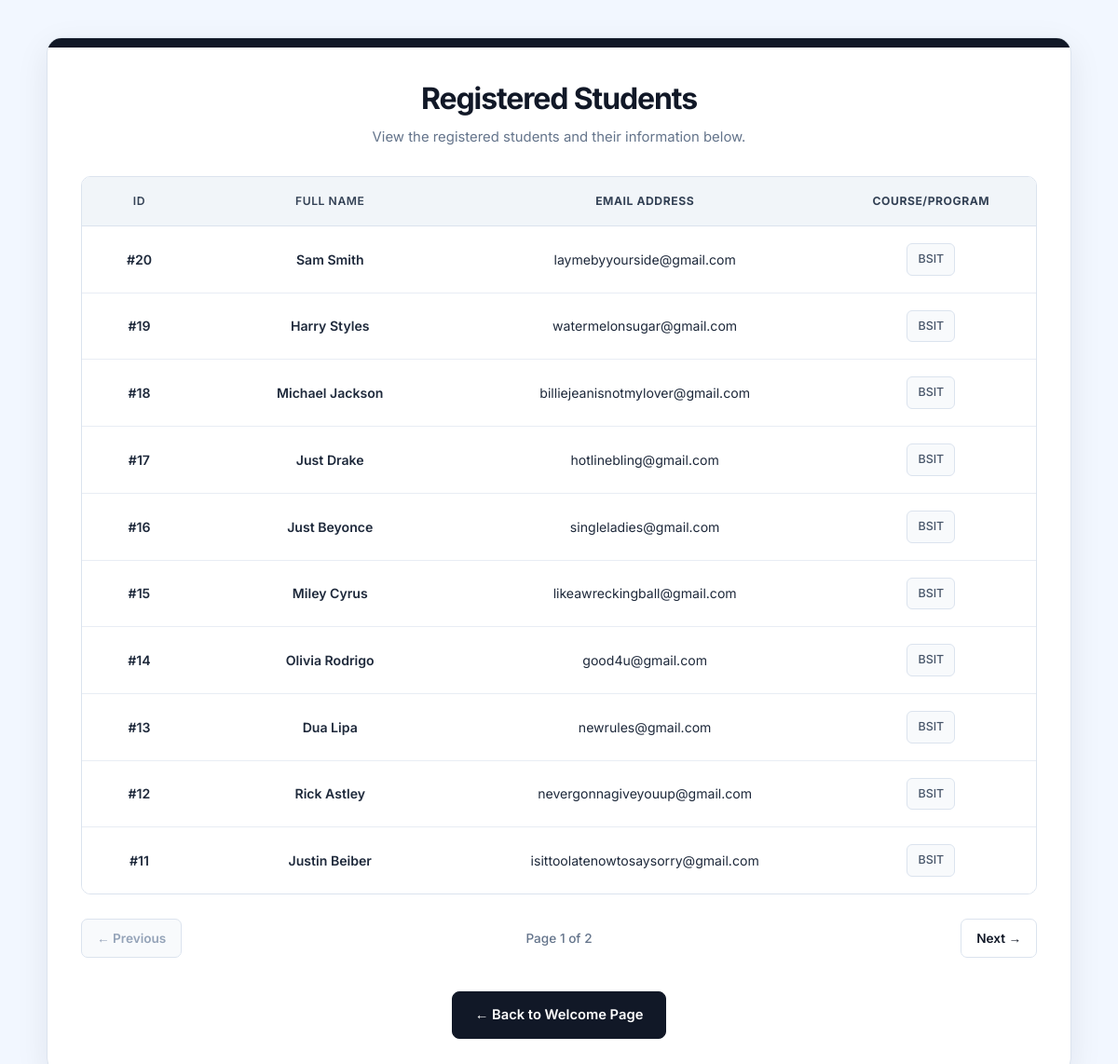
/dashboard/, run on the app's committed database.
### main/models.py (models this page shows, shortened)
class Student(models.Model):
    first_name = models.CharField(max_length=50)
    last_name = models.CharField(max_length=50)
    email = models.EmailField(unique=True)
    course = models.CharField(max_length=100)
    created_at = models.DateTimeField(auto_now_add=True)

### main/views.py (the view)
def home(request):
    student_list = Student.objects.all().order_by('-created_at')
    paginator = Paginator(student_list, 10)
    page_number = request.GET.get('page')
    students = paginator.get_page(page_number)
    return render(request, 'main/home.html', {'students': students})

### main/templates/main/home.html (shortened to what this page needs)
<!DOCTYPE html>
<html lang="en">
<head>
    <link href="https://cdn.jsdelivr.net/npm/bootstrap@5.3.3/dist/css/bootstrap.min.css"
          rel="stylesheet">
</head>
<body>
    <main class="dashboard-page">
        <section class="dashboard-card" aria-labelledby="dashboard-title">
            <div class="dashboard-card-accent"></div>
            <div class="dashboard-card-content">
                <header class="dashboard-header">
                    <h1 class="dashboard-title" id="dashboard-title">
                        Registered Students
                    </h1>
                    <p class="dashboard-subtitle">
                        View the registered students and their information below.
                    </p>
                </header>
                {% if students %}
                    <div class="dashboard-table-wrapper">
                        <table class="dashboard-table">
                            <thead>
                                <tr>
                                    <th class="dashboard-id">ID</th>
                                    <th class="dashboard-name">FULL NAME</th>
                                    <th class="dashboard-email">EMAIL ADDRESS</th>
                                    <th class="dashboard-course">COURSE/PROGRAM</th>
                                </tr>
                            </thead>
                            <tbody>
                                {% for student in students %}
                                    <tr>
                                        <td class="dashboard-id">
                                            {% if student.id < 10 %}
                                                #0{{ student.id }}
                                            {% else %}
                                                #{{ student.id }}
                                            {% endif %}
                                        </td>
                                        <td class="dashboard-name">
                                            {{ student.first_name }} {{ student.last_name }}
                                        </td>
                                        <td class="dashboard-email">
                                            {{ student.email }}
                                        </td>
                                        <td class="dashboard-course">
                                            <span class="dashboard-course-badge">
                                                {{ student.course }}
                                            </span>
                                        </td>
                                    </tr>
                                {% endfor %}
                            </tbody>
                        </table>
                    </div>
                    <nav class="dashboard-pagination" aria-label="Student pagination">
                        <div class="dashboard-pagination-start">
                            {% if students.has_previous %}
                                <a
                                    href="?page={{ students.previous_page_number }}"
                                    class="dashboard-page-link"
                                >
                                    &larr; Previous
                                </a>
                            {% else %}
                                <span class="dashboard-page-link dashboard-page-link-disabled"
                                      aria-disabled="true">
                                    &larr; Previous
                                </span>
                            {% endif %}
                        </div>
                        <span class="dashboard-page-info">
                            Page {{ students.number }} of {{ students.paginator.num_pages }}
                        </span>
                        <div class="dashboard-pagination-end">
                            {% if students.has_next %}
                                <a
                                    href="?page={{ students.next_page_number }}"
                                    class="dashboard-page-link"
                                >
                                    Next &rarr;
                                </a>
                            {% else %}
                                <span class="dashboard-page-link dashboard-page-link-disabled"
                                      aria-disabled="true">
                                    Next &rarr;
                                </span>
                            {% endif %}
                        </div>
                    </nav>
                {% endif %}
                <div class="dashboard-actions">
                    <a href="{% url 'welcome' %}" class="dashboard-back-button">
                        &larr; Back to Welcome Page
                    </a>
                </div>
            </div>
        </section>
    </main>
</body>
</html>

### main/templates/main/home.html (style rules this page uses)
:root { --dashboard-navy: #111827; --dashboard-background: #f2f7ff; --dashboard-white: #ffffff; --dashboard-text: #1e293b; --dashboard-muted: #64748b; --dashboard-border: #dbe3ee; --dashboard-header: #f1f5f9; }
* { box-sizing: border-box; }
body { margin: 0; min-height: 100vh; font-family: 'Inter', sans-serif; background: var(--dashboard-background); color: var(--dashboard-text); }
.dashboard-page { min-height: 100vh; display: flex; align-items: center; justify-content: center; padding: 40px 20px; }
.dashboard-card { width: 100%; max-width: 1100px; background: var(--dashboard-white); border: 1px solid var(--dashboard-border); border-radius: 16px; overflow: hidden; box-shadow: 0 10px 35px rgba(15, 23, 42, 0.08); }
.dashboard-card-accent { width: 100%; height: 10px; background: var(--dashboard-navy); }
.dashboard-card-content { padding: 36px; }
.dashboard-header { margin-bottom: 28px; text-align: center; }
.dashboard-title { margin: 0 0 10px; color: var(--dashboard-navy); font-size: clamp(1.6rem, 4vw, 2rem); font-weight: 700; letter-spacing: -0.035em; }
.dashboard-subtitle { margin: 0; color: var(--dashboard-muted); font-size: 0.93rem; line-height: 1.7; }
.dashboard-table-wrapper { width: 100%; overflow-x: auto; border: 1px solid var(--dashboard-border); border-radius: 10px; }
.dashboard-table { width: 100%; min-width: 700px; margin: 0; border-collapse: separate; border-spacing: 0; vertical-align: middle; }
.dashboard-table thead th { padding: 17px 16px; background: var(--dashboard-header); color: #334155; border-bottom: 1px solid var(--dashboard-border); font-size: 0.76rem; font-weight: 700; letter-spacing: 0.045em; text-align: center; white-space: nowrap; }
.dashboard-table tbody td { padding: 18px 16px; background: var(--dashboard-white); color: var(--dashboard-text); border-bottom: 1px solid #e8edf4; font-size: 0.88rem; text-align: center; overflow-wrap: anywhere; transition: background 0.15s ease, color 0.15s ease; }
.dashboard-table tbody tr:last-child td { border-bottom: none; }
.dashboard-table .dashboard-id { width: 12%; white-space: nowrap; font-weight: 600; }
.dashboard-table .dashboard-name { width: 28%; font-weight: 600; }
.dashboard-table .dashboard-email { width: 38%; }
.dashboard-table .dashboard-course { width: 22%; }
.dashboard-course-badge { display: inline-block; max-width: 100%; padding: 7px 11px; border: 1px solid #dbe3ee; border-radius: 6px; background: #f8fafc; color: #475569; font-size: 0.78rem; font-weight: 500; overflow-wrap: anywhere; }
.dashboard-pagination { display: grid; grid-template-columns: 1fr auto 1fr; align-items: center; gap: 16px; margin-top: 26px; }
.dashboard-pagination-start { justify-self: start; }
.dashboard-pagination-end { justify-self: end; }
.dashboard-page-info { color: var(--dashboard-muted); font-size: 0.85rem; font-weight: 500; text-align: center; white-space: nowrap; }
.dashboard-page-link { display: inline-flex; align-items: center; justify-content: center; min-height: 42px; padding: 10px 16px; border: 1px solid var(--dashboard-border); border-radius: 7px; background: var(--dashboard-white); color: var(--dashboard-navy); font-size: 0.85rem; font-weight: 600; text-decoration: none; transition: background 0.2s ease, border-color 0.2s ease; }
.dashboard-page-link-disabled { color: #94a3b8; background: #f8fafc; cursor: not-allowed; }
.dashboard-actions { display: flex; align-items: center; justify-content: center; width: 100%; margin-top: 36px; }
.dashboard-back-button { display: inline-flex; align-items: center; justify-content: center; min-height: 48px; padding: 13px 24px; border: 1px solid var(--dashboard-navy); border-radius: 8px; background: var(--dashboard-navy); color: var(--dashboard-white); font-size: 0.92rem; font-weight: 600; text-align: center; text-decoration: none; transition: background 0.2s ease, transform 0.2s ease; }

### data on the page
Student: id "20", first_name "Sam", last_name "Smith", email "laymebyyourside@gmail.com", course "BSIT"
Student: id "19", first_name "Harry", last_name "Styles", email "watermelonsugar@gmail.com", course "BSIT"
Student: id "18", first_name "Michael", last_name "Jackson", email "billiejeanisnotmylover@gmail.com", course "BSIT"
Student: id "17", first_name "Just", last_name "Drake", email "hotlinebling@gmail.com", course "BSIT"
Student: id "16", first_name "Just", last_name "Beyonce", email "singleladies@gmail.com", course "BSIT"
Student: id "15", first_name "Miley", last_name "Cyrus", email "likeawreckingball@gmail.com", course "BSIT"
Student: id "14", first_name "Olivia", last_name "Rodrigo", email "good4u@gmail.com", course "BSIT"
Student: id "13", first_name "Dua", last_name "Lipa", email "newrules@gmail.com", course "BSIT"
Student: id "12", first_name "Rick", last_name "Astley", email "nevergonnagiveyouup@gmail.com", course "BSIT"
Student: id "11", first_name "Justin", last_name "Beiber", email "isittoolatenowtosaysorry@gmail.com", course "BSIT"

### other printed values
{{ students.number }} "1"
{{ students.paginator.num_pages }} "2"
